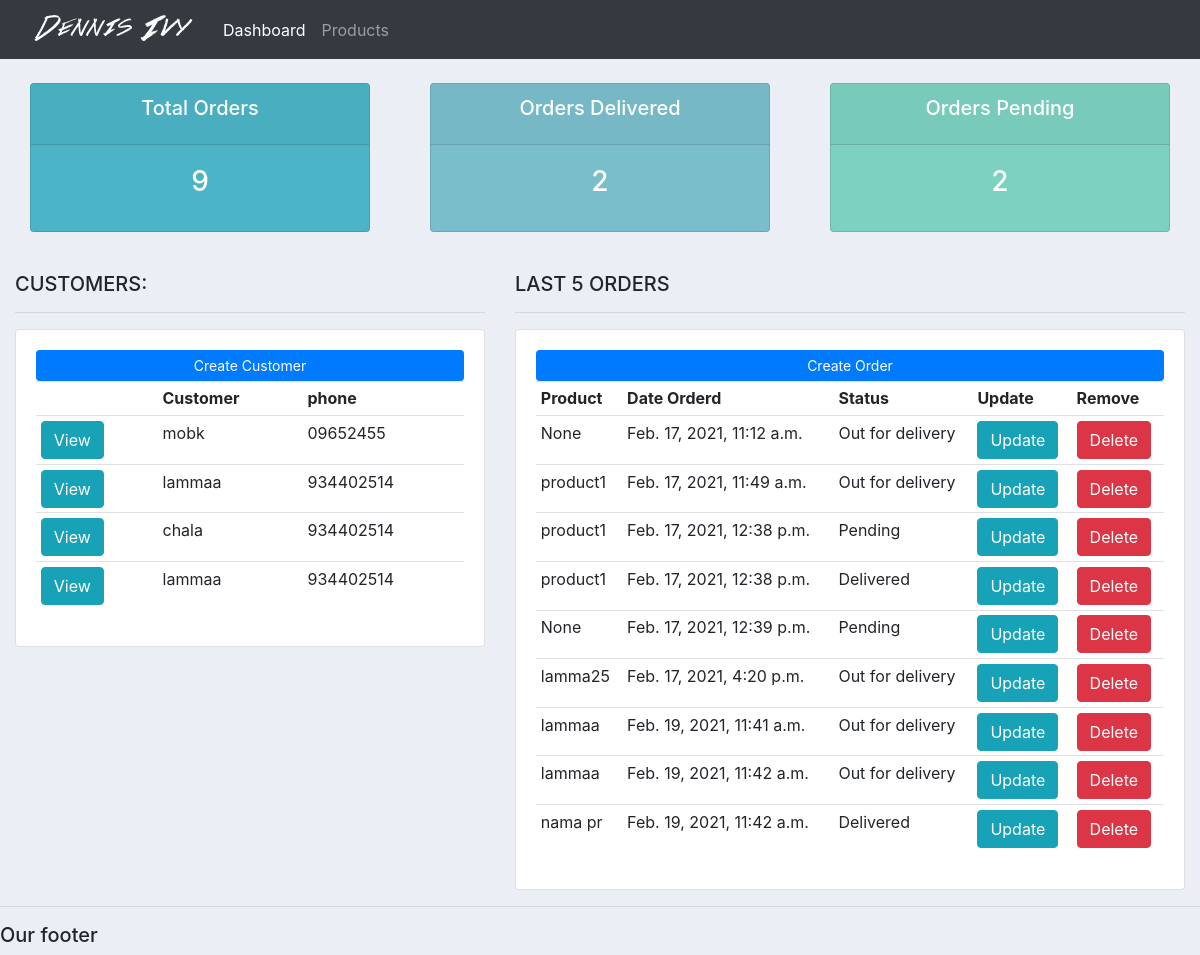
The page / on the database its author committed.
### accounts/models.py (models this page shows, shortened)
class Customer(models.Model):
	name = models.CharField(max_length=200, null=True)
	phone = models.CharField(max_length=200, null=True)
	email = models.CharField(max_length=200, null=True)
	date_created = models.DateTimeField(auto_now_add=True, null=True)

class Order(models.Model):
	STATUS = (
			('Pending', 'Pending'),
			('Out for delivery', 'Out for delivery'),
			('Delivered', 'Delivered'),
			)
	customer = models.ForeignKey(Customer, null=True, on_delete=models.SET_NULL)
	product = models.ForeignKey(Product, null=True, on_delete=models.SET_NULL)
	date_created = models.DateTimeField(auto_now_add=True, null=True)
	status = models.CharField(max_length=200, null=True, choices=STATUS)

class Product(models.Model):
	CATEGORY = (
			('Indoor', 'Indoor'),
			('Out Door', 'Out Door'),
			)
	name = models.CharField(max_length=200, null=True)
	price = models.FloatField(null=True)
	category = models.CharField(max_length=200, null=True, choices=CATEGORY)
	description = models.CharField(max_length=200, null=True)
	date_created = models.DateTimeField(auto_now_add=True, null=True)
	tags = models.ManyToManyField(Tag)
	def __str__(self):
		return self.name

### accounts/views.py (the view)
# urls.py: path('', views.home , name='home'),
def home(request):
	orders = Order.objects.all()
	customer = Customer.objects.all()
	total_customers = customer.count()
	total_order = orders.count()
	deliver = orders.filter(status='Delivered').count()
	pending = orders.filter(status='Pending').count()
	dictionary ={'total_order':total_order, 'orders':orders, 'customer':customer, 'deliver':deliver,'pending':pending ,'total_customers': total_customers}
	return render(request,'accounts/dashboard.html', dictionary)

### accounts/templates/accounts/dashboard.html (shortened to what this page needs)
{%  extends 'accounts/main.html' %}
{% block content %}
{%  include 'accounts/status.html' %}
<br>
<div class="row">
	<div class="col-md-5">
		<h5>CUSTOMERS:</h5>
		<hr>
		<div class="card card-body">
			<a class="btn btn-primary  btn-sm btn-block" href="">Create Customer</a>
			<table class="table table-sm">
				<tr>
					<th></th>
					<th>Customer</th>
					<th>phone</th>
				</tr>
				{% for i in customer %}
				<tr>
					<td><a href="{%url 'customer' i.id %}" class="btn btn-info">View</a> </td>
					<td>{{ i.name}}</td>
					<td>{{ i.phone}}</td>
				</tr>
				{%endfor%}
			</table>
		</div>
	</div>
	<div class="col-md-7">
		<h5>LAST 5 ORDERS</h5>
		<hr>
		<div class="card card-body">
			<a class="btn btn-primary  btn-sm btn-block" href="{%url 'create_order'%}">Create Order</a>
			<table class="table table-sm">
				<tr>
					<th>Product</th>
					<th>Date Orderd</th>
					<th>Status</th>
					<th>Update</th>
					<th>Remove</th>
				</tr>
				{% for i in orders %}
				<tr>
					<td>{{ i.product}}</td>
					<td>{{ i.date_created}}</td>
					<td>{{ i.status}}</td>
					<td> <a href="{%url 'createupdate' i.id %}" class="btn btn-info">Update</a> </td>
					<td> <a href="" class="btn btn-danger">Delete</a> </td>
				</tr>
				{%endfor%}
			</table>
		</div>
	</div>
</div>
{% endblock %}

### accounts/templates/accounts/main.html (shortened to what this page needs)
{% load static %}
<!DOCTYPE html>
<html>
<head>
	<link rel="stylesheet" href="https://stackpath.bootstrapcdn.com/bootstrap/4.3.1/css/bootstrap.min.css">
	<link rel="stylesheet" type="text/css" href="{% static '/css/main.css' %}">
</head>
<body>
	{%  include 'accounts/navbar.html' %}
	<div class="container-fluid">
	{% block content %}
	{% endblock %}
    </div>
	<hr>
	<h5>Our footer</h5>
</body>
</html>

### accounts/templates/accounts/navbar.html (shortened to what this page needs)
{% load static %}
<nav class="navbar navbar-expand-lg navbar-dark bg-dark">
 <img src="{% static 'images/logo.png' %}">
  <div class="collapse navbar-collapse" id="navbarNav">
    <ul class="navbar-nav">
      <li class="nav-item active">
        <a class="nav-link" href="{%url 'home' %}">Dashboard</a>
      </li>
      <li class="nav-item">
        <a class="nav-link" href="{%url 'product'%}">Products</a>
      </li>
    </ul>
  </div>
</nav>

### accounts/templates/accounts/status.html
<br>
<div class="row">
	<div class="col">
		<div class="col-md">
			<div class="card text-center text-white  mb-3" id="total-orders">
			  	<div class="card-header">
			  		<h5 class="card-title">Total Orders</h5>
			  	</div>
			  	<div class="card-body">
			    	<h3 class="card-title">{{total_order}}</h3>
			  	</div>
			</div>
		</div>
	</div>
	<div class="col">
		<div class="col-md">
			<div class="card text-center text-white  mb-3" id="orders-delivered">
			  	<div class="card-header">
			  		<h5 class="card-title">Orders Delivered</h5>
			  	</div>
			  	<div class="card-body">
			    	<h3 class="card-title">{{deliver}}</h3>
			  	</div>
			</div>
		</div>
	</div>
	<div class="col">
		<div class="col-md">
			<div class="card text-center text-white  mb-3" id="orders-pending">
			  	<div class="card-header">
			  		<h5 class="card-title">Orders Pending</h5>
			  	</div>
			  	<div class="card-body">
			    	<h3 class="card-title">{{pending}}</h3>
			  	</div>
			</div>
		</div>
	</div>
</div>

### static/css/main.css (style rules this page uses)
body { background-color: #ebeff5; }
#total-orders { background-color: #4cb4c7; }
#orders-delivered { background-color: #7abecc; }
#orders-pending { background-color: #7CD1C0; }

### rows shown on the page
Customer: name "mobk", phone "09652455"
Customer: name "lammaa", phone "934402514"
Customer: name "chala", phone "934402514"
Customer: name "lammaa", phone "934402514"
Order: product "None", date_created "Feb. 17, 2021, 11:12 a.m.", status "Out for delivery"
Order: product "product1", date_created "Feb. 17, 2021, 11:49 a.m.", status "Out for delivery"
Order: product "product1", date_created "Feb. 17, 2021, 12:38 p.m.", status "Pending"
Order: product "product1", date_created "Feb. 17, 2021, 12:38 p.m.", status "Delivered"
Order: product "None", date_created "Feb. 17, 2021, 12:39 p.m.", status "Pending"
Order: product "lamma25", date_created "Feb. 17, 2021, 4:20 p.m.", status "Out for delivery"
Order: product "lammaa", date_created "Feb. 19, 2021, 11:41 a.m.", status "Out for delivery"
Order: product "lammaa", date_created "Feb. 19, 2021, 11:42 a.m.", status "Out for delivery"
Order: product "nama pr", date_created "Feb. 19, 2021, 11:42 a.m.", status "Delivered"

### other values the page prints
{{ total_order }} "9"
{{ deliver }} "2"
{{ pending }} "2"
